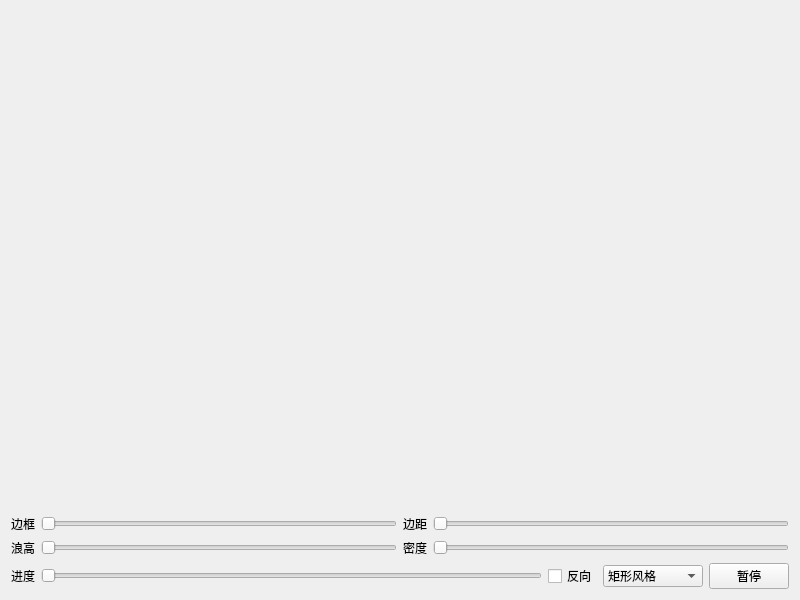
<?xml version="1.0" encoding="UTF-8"?>
<ui version="4.0">
 <class>frmProgressWater</class>
 <widget class="QWidget" name="frmProgressWater">
  <property name="geometry">
   <rect>
    <x>0</x>
    <y>0</y>
    <width>800</width>
    <height>600</height>
   </rect>
  </property>
  <property name="windowTitle">
   <string>Form</string>
  </property>
  <layout class="QGridLayout" name="gridLayout">
   <item row="0" column="0">
    <widget class="ProgressWater" name="progressWater1" native="true">
     <property name="sizePolicy">
      <sizepolicy hsizetype="Preferred" vsizetype="Expanding">
       <horstretch>0</horstretch>
       <verstretch>0</verstretch>
      </sizepolicy>
     </property>
    </widget>
   </item>
   <item row="0" column="1">
    <widget class="ProgressWater" name="progressWater2" native="true">
     <property name="sizePolicy">
      <sizepolicy hsizetype="Preferred" vsizetype="Expanding">
       <horstretch>0</horstretch>
       <verstretch>0</verstretch>
      </sizepolicy>
     </property>
    </widget>
   </item>
   <item row="1" column="0" colspan="2">
    <layout class="QHBoxLayout" name="horizontalLayout_3">
     <item>
      <widget class="QLabel" name="labBorderWidth">
       <property name="text">
        <string>边框</string>
       </property>
      </widget>
     </item>
     <item>
      <widget class="QSlider" name="sliderBorderWidth">
       <property name="sizePolicy">
        <sizepolicy hsizetype="Expanding" vsizetype="Fixed">
         <horstretch>0</horstretch>
         <verstretch>0</verstretch>
        </sizepolicy>
       </property>
       <property name="maximum">
        <number>20</number>
       </property>
       <property name="orientation">
        <enum>Qt::Horizontal</enum>
       </property>
      </widget>
     </item>
     <item>
      <widget class="QLabel" name="labBorderPadding">
       <property name="text">
        <string>边距</string>
       </property>
      </widget>
     </item>
     <item>
      <widget class="QSlider" name="sliderBorderPadding">
       <property name="sizePolicy">
        <sizepolicy hsizetype="Expanding" vsizetype="Fixed">
         <horstretch>0</horstretch>
         <verstretch>0</verstretch>
        </sizepolicy>
       </property>
       <property name="maximum">
        <number>20</number>
       </property>
       <property name="orientation">
        <enum>Qt::Horizontal</enum>
       </property>
      </widget>
     </item>
    </layout>
   </item>
   <item row="2" column="0" colspan="2">
    <layout class="QHBoxLayout" name="horizontalLayout">
     <item>
      <widget class="QLabel" name="labWaterHeight">
       <property name="text">
        <string>浪高</string>
       </property>
      </widget>
     </item>
     <item>
      <widget class="QSlider" name="sliderWaterHeight">
       <property name="sizePolicy">
        <sizepolicy hsizetype="Expanding" vsizetype="Fixed">
         <horstretch>0</horstretch>
         <verstretch>0</verstretch>
        </sizepolicy>
       </property>
       <property name="maximum">
        <number>10</number>
       </property>
       <property name="orientation">
        <enum>Qt::Horizontal</enum>
       </property>
      </widget>
     </item>
     <item>
      <widget class="QLabel" name="labWaterDensity">
       <property name="text">
        <string>密度</string>
       </property>
      </widget>
     </item>
     <item>
      <widget class="QSlider" name="sliderWaterDensity">
       <property name="sizePolicy">
        <sizepolicy hsizetype="Expanding" vsizetype="Fixed">
         <horstretch>0</horstretch>
         <verstretch>0</verstretch>
        </sizepolicy>
       </property>
       <property name="maximum">
        <number>10</number>
       </property>
       <property name="orientation">
        <enum>Qt::Horizontal</enum>
       </property>
      </widget>
     </item>
    </layout>
   </item>
   <item row="3" column="0" colspan="2">
    <layout class="QHBoxLayout" name="horizontalLayout_2">
     <item>
      <widget class="QLabel" name="labValue">
       <property name="text">
        <string>进度</string>
       </property>
      </widget>
     </item>
     <item>
      <widget class="QSlider" name="sliderValue">
       <property name="sizePolicy">
        <sizepolicy hsizetype="Expanding" vsizetype="Fixed">
         <horstretch>0</horstretch>
         <verstretch>0</verstretch>
        </sizepolicy>
       </property>
       <property name="maximum">
        <number>100</number>
       </property>
       <property name="orientation">
        <enum>Qt::Horizontal</enum>
       </property>
      </widget>
     </item>
     <item>
      <widget class="QCheckBox" name="ckReverse">
       <property name="text">
        <string>反向</string>
       </property>
      </widget>
     </item>
     <item>
      <widget class="QComboBox" name="cboxPercentStyle">
       <property name="minimumSize">
        <size>
         <width>100</width>
         <height>0</height>
        </size>
       </property>
       <item>
        <property name="text">
         <string>矩形风格</string>
        </property>
       </item>
       <item>
        <property name="text">
         <string>圆形风格</string>
        </property>
       </item>
       <item>
        <property name="text">
         <string>椭圆风格</string>
        </property>
       </item>
       <item>
        <property name="text">
         <string>圆柱风格</string>
        </property>
       </item>
      </widget>
     </item>
     <item>
      <widget class="QPushButton" name="btnPause">
       <property name="text">
        <string>暂停</string>
       </property>
      </widget>
     </item>
    </layout>
   </item>
  </layout>
 </widget>
 <customwidgets>
  <customwidget>
   <class>ProgressWater</class>
   <extends>QWidget</extends>
   <header>progresswater.h</header>
   <container>1</container>
  </customwidget>
 </customwidgets>
 <tabstops>
  <tabstop>sliderBorderWidth</tabstop>
  <tabstop>sliderBorderPadding</tabstop>
  <tabstop>sliderWaterHeight</tabstop>
  <tabstop>sliderWaterDensity</tabstop>
  <tabstop>sliderValue</tabstop>
  <tabstop>ckReverse</tabstop>
  <tabstop>cboxPercentStyle</tabstop>
  <tabstop>btnPause</tabstop>
 </tabstops>
 <resources/>
 <connections/>
</ui>
